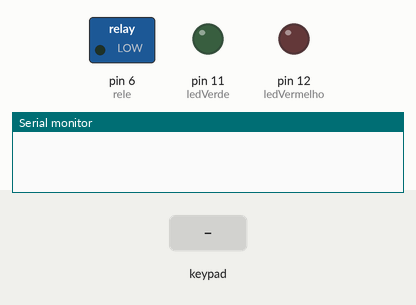
Simulated run of this sketch. Board: Arduino Uno, built with avr-gcc and run on an emulated ATmega328P. On the bench: switched loads named in the sketch (green lamp = pin HIGH), output pins drawn as LEDs (lit = HIGH), the last lines printed to the serial monitor. Inputs (shaded band) come from the test bench.

Above: at 1.2 s.
1.3 s: keypad keys 7 7 7 7 pressed 0.4 s apart
At 3.2 s:
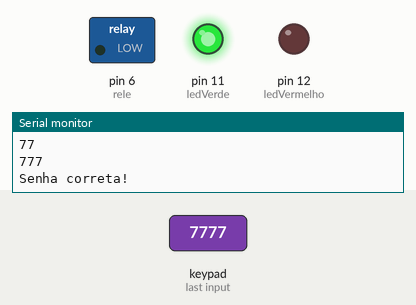
5.9 s: keypad keys 1 3 7 8 9 pressed 0.4 s apart
At 8.0 s:
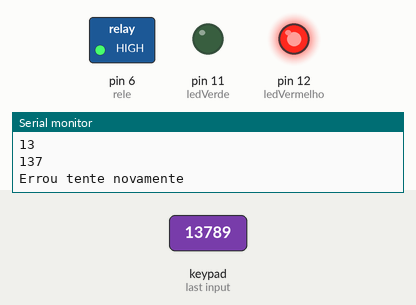
10.6 s: key '*' pressed
12.1 s: key '#' pressed
13.6 s: key '1' pressed
At 16.4 s:
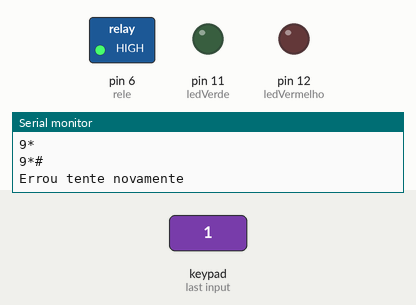
16.6 s: keypad keys 7 7 7 7 # pressed 0.4 s apart
At 18.5 s:
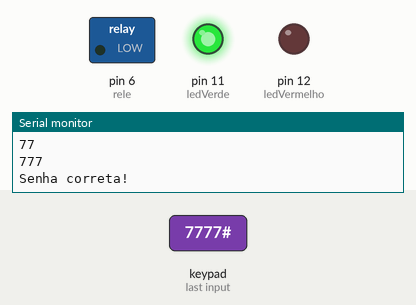
Timing chart, 0 to 21.3 s (numbered marks = the images above; inputs shaded):
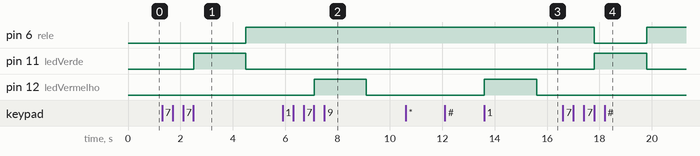

Measured:
- after the input at 1.3 s, pin 6 (rele): LOW → HIGH after 3.2 s; pin 11 (ledVerde): LOW → HIGH after 1.2 s, → LOW 2.0 s later
- after the input at 5.9 s, pin 12 (ledVermelho): LOW → HIGH after 1.2 s, → LOW 2.0 s later
- after the input at 13.6 s, pin 12 (ledVermelho): LOW → HIGH at once, → LOW 2.0 s later
- after the input at 16.6 s, pin 6 (rele): HIGH → LOW after 1.2 s, → HIGH 2.0 s later; pin 11 (ledVerde): LOW → HIGH after 1.2 s, → LOW 2.0 s later

The sketch:

arduino_fechadura_20241002161541.ino
```cpp
#include <Keypad.h>  // Biblioteca para o funcionamento do teclado de membrana

int position = 0;          // Variável para leitura de posição da tecla pressionada
const byte ROWS = 4;       // Número de linhas do teclado
const byte COLS = 4;       // Número de colunas do teclado
char keys[ROWS][COLS] = {  // Declaração dos números, letras e caracteres do teclado
  {'1','4','7','*'},
  {'2','5','8','0'},
  {'3','6','9','#'},
  {'A','B','C','D'}
};
String password = "7777";    // Senha correta para destrancar a fechadura
String digitado = "";
byte rowPins[ROWS] = { 13, 7, 8, 9 }; // Pinos de conexão das linhas do teclado
byte colPins[COLS] = { 10, 3, 4, 5 }; // Pinos de conexão das colunas do teclado

// Objeto Keypad para leitura das teclas
Keypad keypad = Keypad(makeKeymap(keys), rowPins, colPins, ROWS, COLS);

int ledVermelho = 12;  // Pino em que está conectado o LED vermelho
int ledVerde = 11;     // Pino em que está conectado o LED verde
int rele = 6;          // Pino em que está conectado o relé

void setup() {
  pinMode(ledVermelho, OUTPUT);    // Declara o pino como saída
  pinMode(ledVerde, OUTPUT);
  pinMode(rele, OUTPUT);
  Serial.begin(115200);
}

void loop() {
  char key = keypad.getKey();      // Leitura das teclas pressionadas
  if (key) {
    digitado += key;
    if (key == 'D') {
      digitado = "";
      Serial.println("Limpo");
    }
    if (digitado.length() == 4) {
      if (digitado == password) {
        Serial.println("Senha correta!");
        digitalWrite(ledVerde, HIGH);
        digitalWrite(rele, LOW); // Ativa o relé
        delay(2000);
        digitalWrite(rele, HIGH); // Desativa o relé
        digitalWrite(ledVerde, LOW);
        digitado = "";
      } else {
        Serial.println("Errou tente novamente");
        digitado = "";
        digitalWrite(ledVermelho, HIGH);
        delay(2000);
        digitalWrite(ledVermelho, LOW);
      }
    } else {
      Serial.println(digitado);
    }
  }
}
```
